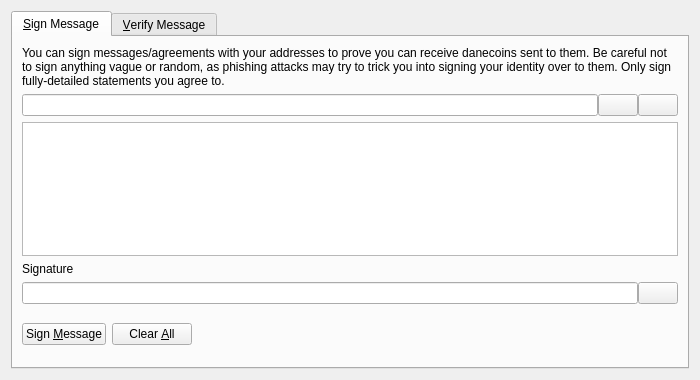
<?xml version="1.0" encoding="UTF-8"?>
<ui version="4.0">
 <class>SignVerifyMessageDialog</class>
 <widget class="QDialog" name="SignVerifyMessageDialog">
  <property name="geometry">
   <rect>
    <x>0</x>
    <y>0</y>
    <width>700</width>
    <height>380</height>
   </rect>
  </property>
  <property name="windowTitle">
   <string>Signatures - Sign / Verify a Message</string>
  </property>
  <property name="modal">
   <bool>true</bool>
  </property>
  <layout class="QVBoxLayout" name="verticalLayout">
   <item>
    <widget class="QTabWidget" name="tabWidget">
     <property name="currentIndex">
      <number>0</number>
     </property>
     <widget class="QWidget" name="tabSignMessage">
      <attribute name="title">
       <string>&amp;Sign Message</string>
      </attribute>
      <layout class="QVBoxLayout" name="verticalLayout_SM">
       <item>
        <widget class="QLabel" name="infoLabel_SM">
         <property name="text">
          <string>You can sign messages/agreements with your addresses to prove you can receive danecoins sent to them. Be careful not to sign anything vague or random, as phishing attacks may try to trick you into signing your identity over to them. Only sign fully-detailed statements you agree to.</string>
         </property>
         <property name="textFormat">
          <enum>Qt::PlainText</enum>
         </property>
         <property name="wordWrap">
          <bool>true</bool>
         </property>
        </widget>
       </item>
       <item>
        <layout class="QHBoxLayout" name="horizontalLayout_1_SM">
         <property name="spacing">
          <number>0</number>
         </property>
         <item>
          <widget class="QValidatedLineEdit" name="addressIn_SM">
           <property name="toolTip">
            <string>The Danecoin address to sign the message with</string>
           </property>
          </widget>
         </item>
         <item>
          <widget class="QPushButton" name="addressBookButton_SM">
           <property name="toolTip">
            <string>Choose previously used address</string>
           </property>
           <property name="text">
            <string/>
           </property>
           <property name="icon">
            <iconset resource="../danecoin.qrc">
             <normaloff>:/icons/address-book</normaloff>:/icons/address-book</iconset>
           </property>
           <property name="shortcut">
            <string>Alt+A</string>
           </property>
           <property name="autoDefault">
            <bool>false</bool>
           </property>
          </widget>
         </item>
         <item>
          <widget class="QPushButton" name="pasteButton_SM">
           <property name="toolTip">
            <string>Paste address from clipboard</string>
           </property>
           <property name="text">
            <string/>
           </property>
           <property name="icon">
            <iconset resource="../danecoin.qrc">
             <normaloff>:/icons/editpaste</normaloff>:/icons/editpaste</iconset>
           </property>
           <property name="shortcut">
            <string>Alt+P</string>
           </property>
           <property name="autoDefault">
            <bool>false</bool>
           </property>
          </widget>
         </item>
        </layout>
       </item>
       <item>
        <widget class="QPlainTextEdit" name="messageIn_SM">
         <property name="toolTip">
          <string>Enter the message you want to sign here</string>
         </property>
        </widget>
       </item>
       <item>
        <widget class="QLabel" name="signatureLabel_SM">
         <property name="text">
          <string>Signature</string>
         </property>
         <property name="textFormat">
          <enum>Qt::PlainText</enum>
         </property>
        </widget>
       </item>
       <item>
        <layout class="QHBoxLayout" name="horizontalLayout_2_SM">
         <property name="spacing">
          <number>0</number>
         </property>
         <item>
          <widget class="QLineEdit" name="signatureOut_SM">
           <property name="font">
            <font>
             <italic>true</italic>
            </font>
           </property>
           <property name="readOnly">
            <bool>true</bool>
           </property>
          </widget>
         </item>
         <item>
          <widget class="QPushButton" name="copySignatureButton_SM">
           <property name="toolTip">
            <string>Copy the current signature to the system clipboard</string>
           </property>
           <property name="text">
            <string/>
           </property>
           <property name="icon">
            <iconset resource="../danecoin.qrc">
             <normaloff>:/icons/editcopy</normaloff>:/icons/editcopy</iconset>
           </property>
           <property name="autoDefault">
            <bool>false</bool>
           </property>
          </widget>
         </item>
        </layout>
       </item>
       <item>
        <layout class="QHBoxLayout" name="horizontalLayout_3_SM">
         <item>
          <widget class="QPushButton" name="signMessageButton_SM">
           <property name="toolTip">
            <string>Sign the message to prove you own this Danecoin address</string>
           </property>
           <property name="text">
            <string>Sign &amp;Message</string>
           </property>
           <property name="icon">
            <iconset resource="../danecoin.qrc">
             <normaloff>:/icons/edit</normaloff>:/icons/edit</iconset>
           </property>
           <property name="autoDefault">
            <bool>false</bool>
           </property>
          </widget>
         </item>
         <item>
          <widget class="QPushButton" name="clearButton_SM">
           <property name="toolTip">
            <string>Reset all sign message fields</string>
           </property>
           <property name="text">
            <string>Clear &amp;All</string>
           </property>
           <property name="icon">
            <iconset resource="../danecoin.qrc">
             <normaloff>:/icons/remove</normaloff>:/icons/remove</iconset>
           </property>
           <property name="autoDefault">
            <bool>false</bool>
           </property>
          </widget>
         </item>
         <item>
          <spacer name="horizontalSpacer_1_SM">
           <property name="orientation">
            <enum>Qt::Horizontal</enum>
           </property>
           <property name="sizeHint" stdset="0">
            <size>
             <width>40</width>
             <height>48</height>
            </size>
           </property>
          </spacer>
         </item>
         <item>
          <widget class="QLabel" name="statusLabel_SM">
           <property name="font">
            <font>
             <weight>75</weight>
             <bold>true</bold>
            </font>
           </property>
           <property name="text">
            <string/>
           </property>
           <property name="wordWrap">
            <bool>true</bool>
           </property>
          </widget>
         </item>
         <item>
          <spacer name="horizontalSpacer_2_SM">
           <property name="orientation">
            <enum>Qt::Horizontal</enum>
           </property>
           <property name="sizeHint" stdset="0">
            <size>
             <width>40</width>
             <height>48</height>
            </size>
           </property>
          </spacer>
         </item>
        </layout>
       </item>
      </layout>
     </widget>
     <widget class="QWidget" name="tabVerifyMessage">
      <attribute name="title">
       <string>&amp;Verify Message</string>
      </attribute>
      <layout class="QVBoxLayout" name="verticalLayout_VM">
       <item>
        <widget class="QLabel" name="infoLabel_VM">
         <property name="text">
          <string>Enter the receiver's address, message (ensure you copy line breaks, spaces, tabs, etc. exactly) and signature below to verify the message. Be careful not to read more into the signature than what is in the signed message itself, to avoid being tricked by a man-in-the-middle attack. Note that this only proves the signing party receives with the address, it cannot prove sendership of any transaction!</string>
         </property>
         <property name="textFormat">
          <enum>Qt::PlainText</enum>
         </property>
         <property name="alignment">
          <set>Qt::AlignLeading|Qt::AlignLeft|Qt::AlignTop</set>
         </property>
         <property name="wordWrap">
          <bool>true</bool>
         </property>
        </widget>
       </item>
       <item>
        <layout class="QHBoxLayout" name="horizontalLayout_1_VM">
         <property name="spacing">
          <number>0</number>
         </property>
         <item>
          <widget class="QValidatedLineEdit" name="addressIn_VM">
           <property name="toolTip">
            <string>The Danecoin address the message was signed with</string>
           </property>
          </widget>
         </item>
         <item>
          <widget class="QPushButton" name="addressBookButton_VM">
           <property name="toolTip">
            <string>Choose previously used address</string>
           </property>
           <property name="text">
            <string/>
           </property>
           <property name="icon">
            <iconset resource="../danecoin.qrc">
             <normaloff>:/icons/address-book</normaloff>:/icons/address-book</iconset>
           </property>
           <property name="shortcut">
            <string>Alt+A</string>
           </property>
           <property name="autoDefault">
            <bool>false</bool>
           </property>
          </widget>
         </item>
        </layout>
       </item>
       <item>
        <widget class="QPlainTextEdit" name="messageIn_VM"/>
       </item>
       <item>
        <widget class="QValidatedLineEdit" name="signatureIn_VM"/>
       </item>
       <item>
        <layout class="QHBoxLayout" name="horizontalLayout_2_VM">
         <item>
          <widget class="QPushButton" name="verifyMessageButton_VM">
           <property name="toolTip">
            <string>Verify the message to ensure it was signed with the specified Danecoin address</string>
           </property>
           <property name="text">
            <string>Verify &amp;Message</string>
           </property>
           <property name="icon">
            <iconset resource="../danecoin.qrc">
             <normaloff>:/icons/transaction_0</normaloff>:/icons/transaction_0</iconset>
           </property>
           <property name="autoDefault">
            <bool>false</bool>
           </property>
          </widget>
         </item>
         <item>
          <widget class="QPushButton" name="clearButton_VM">
           <property name="toolTip">
            <string>Reset all verify message fields</string>
           </property>
           <property name="text">
            <string>Clear &amp;All</string>
           </property>
           <property name="icon">
            <iconset resource="../danecoin.qrc">
             <normaloff>:/icons/remove</normaloff>:/icons/remove</iconset>
           </property>
           <property name="autoDefault">
            <bool>false</bool>
           </property>
          </widget>
         </item>
         <item>
          <spacer name="horizontalSpacer_1_VM">
           <property name="orientation">
            <enum>Qt::Horizontal</enum>
           </property>
           <property name="sizeHint" stdset="0">
            <size>
             <width>40</width>
             <height>48</height>
            </size>
           </property>
          </spacer>
         </item>
         <item>
          <widget class="QLabel" name="statusLabel_VM">
           <property name="font">
            <font>
             <weight>75</weight>
             <bold>true</bold>
            </font>
           </property>
           <property name="text">
            <string/>
           </property>
           <property name="wordWrap">
            <bool>true</bool>
           </property>
          </widget>
         </item>
         <item>
          <spacer name="horizontalSpacer_2_VM">
           <property name="orientation">
            <enum>Qt::Horizontal</enum>
           </property>
           <property name="sizeHint" stdset="0">
            <size>
             <width>40</width>
             <height>48</height>
            </size>
           </property>
          </spacer>
         </item>
        </layout>
       </item>
      </layout>
     </widget>
    </widget>
   </item>
  </layout>
 </widget>
 <customwidgets>
  <customwidget>
   <class>QValidatedLineEdit</class>
   <extends>QLineEdit</extends>
   <header>qt/qvalidatedlineedit.h</header>
  </customwidget>
 </customwidgets>
 <resources>
  <include location="../danecoin.qrc"/>
 </resources>
 <connections/>
</ui>
